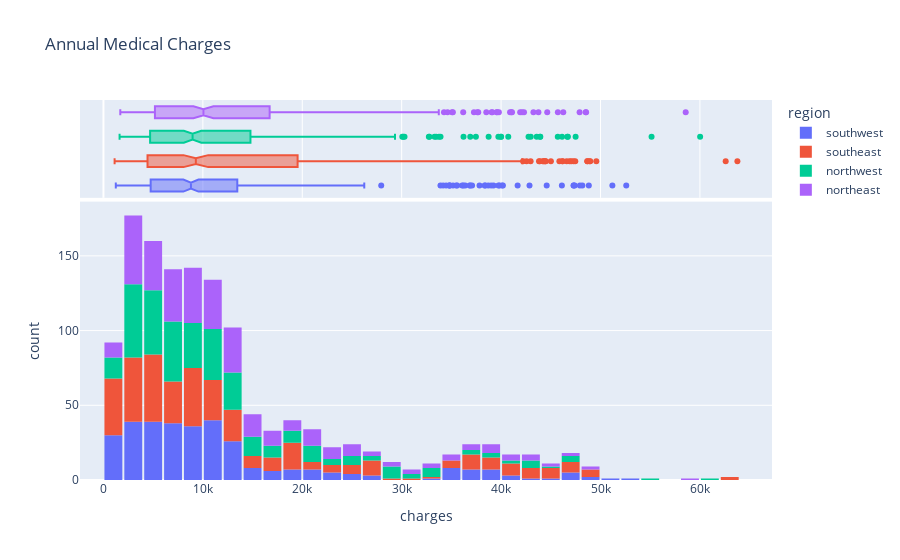

The notebook cell saved with this chart:
### Code cell
fig = px.histogram(medical_charges,
                   x='charges',
                   marginal='box',
                   color='region',
                   title='Annual Medical Charges')
fig.update_layout(bargap=0.1)
fig.show()

### Figure 1 — Plotly figure (JSON) as saved in the notebook; plotly's stock layout.template omitted (floating-point values rounded to 4 significant figures; data arrays with more than 128 entries replaced by an {"elided": "..."} marker saying what was removed)
{"data": [{"bingroup": "x", "hovertemplate": "region=southwest<br>charges=%{x}<br>count=%{y}<extra></extra>", "legendgroup": "southwest", "marker": {"color": "#636efa", "pattern": {"shape": ""}}, "name": "southwest", "orientation": "v", "showlegend": true, "type": "histogram", "x": {"elided": "325 float values"}, "xaxis": "x", "yaxis": "y"}, {"hovertemplate": "region=southwest<br>charges=%{x}<extra></extra>", "legendgroup": "southwest", "marker": {"color": "#636efa"}, "name": "southwest", "notched": true, "showlegend": false, "type": "box", "x": {"elided": "325 float values"}, "xaxis": "x2", "yaxis": "y2"}, {"bingroup": "x", "hovertemplate": "region=southeast<br>charges=%{x}<br>count=%{y}<extra></extra>", "legendgroup": "southeast", "marker": {"color": "#EF553B", "pattern": {"shape": ""}}, "name": "southeast", "orientation": "v", "showlegend": true, "type": "histogram", "x": {"elided": "364 float values"}, "xaxis": "x", "yaxis": "y"}, {"hovertemplate": "region=southeast<br>charges=%{x}<extra></extra>", "legendgroup": "southeast", "marker": {"color": "#EF553B"}, "name": "southeast", "notched": true, "showlegend": false, "type": "box", "x": {"elided": "364 float values"}, "xaxis": "x2", "yaxis": "y2"}, {"bingroup": "x", "hovertemplate": "region=northwest<br>charges=%{x}<br>count=%{y}<extra></extra>", "legendgroup": "northwest", "marker": {"color": "#00cc96", "pattern": {"shape": ""}}, "name": "northwest", "orientation": "v", "showlegend": true, "type": "histogram", "x": {"elided": "325 float values"}, "xaxis": "x", "yaxis": "y"}, {"hovertemplate": "region=northwest<br>charges=%{x}<extra></extra>", "legendgroup": "northwest", "marker": {"color": "#00cc96"}, "name": "northwest", "notched": true, "showlegend": false, "type": "box", "x": {"elided": "325 float values"}, "xaxis": "x2", "yaxis": "y2"}, {"bingroup": "x", "hovertemplate": "region=northeast<br>charges=%{x}<br>count=%{y}<extra></extra>", "legendgroup": "northeast", "marker": {"color": "#ab63fa", "pattern": {"shape": ""}}, "name": "northeast", "orientation": "v", "showlegend": true, "type": "histogram", "x": {"elided": "324 float values"}, "xaxis": "x", "yaxis": "y"}, {"hovertemplate": "region=northeast<br>charges=%{x}<extra></extra>", "legendgroup": "northeast", "marker": {"color": "#ab63fa"}, "name": "northeast", "notched": true, "showlegend": false, "type": "box", "x": {"elided": "324 float values"}, "xaxis": "x2", "yaxis": "y2"}], "layout": {"bargap": 0.1, "barmode": "relative", "legend": {"title": {"text": "region"}, "tracegroupgap": 0}, "title": {"text": "Annual Medical Charges"}, "xaxis": {"anchor": "y", "domain": [0, 1], "title": {"text": "charges"}}, "xaxis2": {"anchor": "y2", "domain": [0, 1], "matches": "x", "showgrid": true, "showticklabels": false}, "yaxis": {"anchor": "x", "domain": [0, 0.7326], "title": {"text": "count"}}, "yaxis2": {"anchor": "x2", "domain": [0.7426, 1], "matches": "y2", "showgrid": false, "showline": false, "showticklabels": false, "ticks": ""}}}
